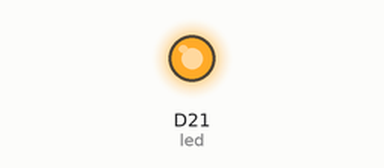
Simulated run of this program. Board: CircuitPython board. Parts: output pins drawn as LEDs (lit = HIGH). What the program prints to the serial console is not drawn. At 2.0 s the program ends and the board releases its pins; the recording ends there.

Above: at 0.1 s.
Timing chart, 0 to 2.0 s (numbered marks = the images above):
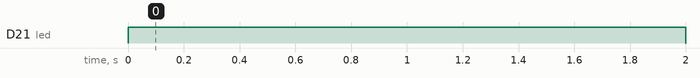

Measured:
- by itself, D21 (led): LOW → HIGH at 0.00 s, → LOW 2.0 s later

The program:

blinkaled.py
```python
import time
import board
import digitalio

print("hello blinky!")

led = digitalio.DigitalInOut(board.D21)
led.direction = digitalio.Direction.OUTPUT

led.value = True
time.sleep(2)
led.value = False
```
